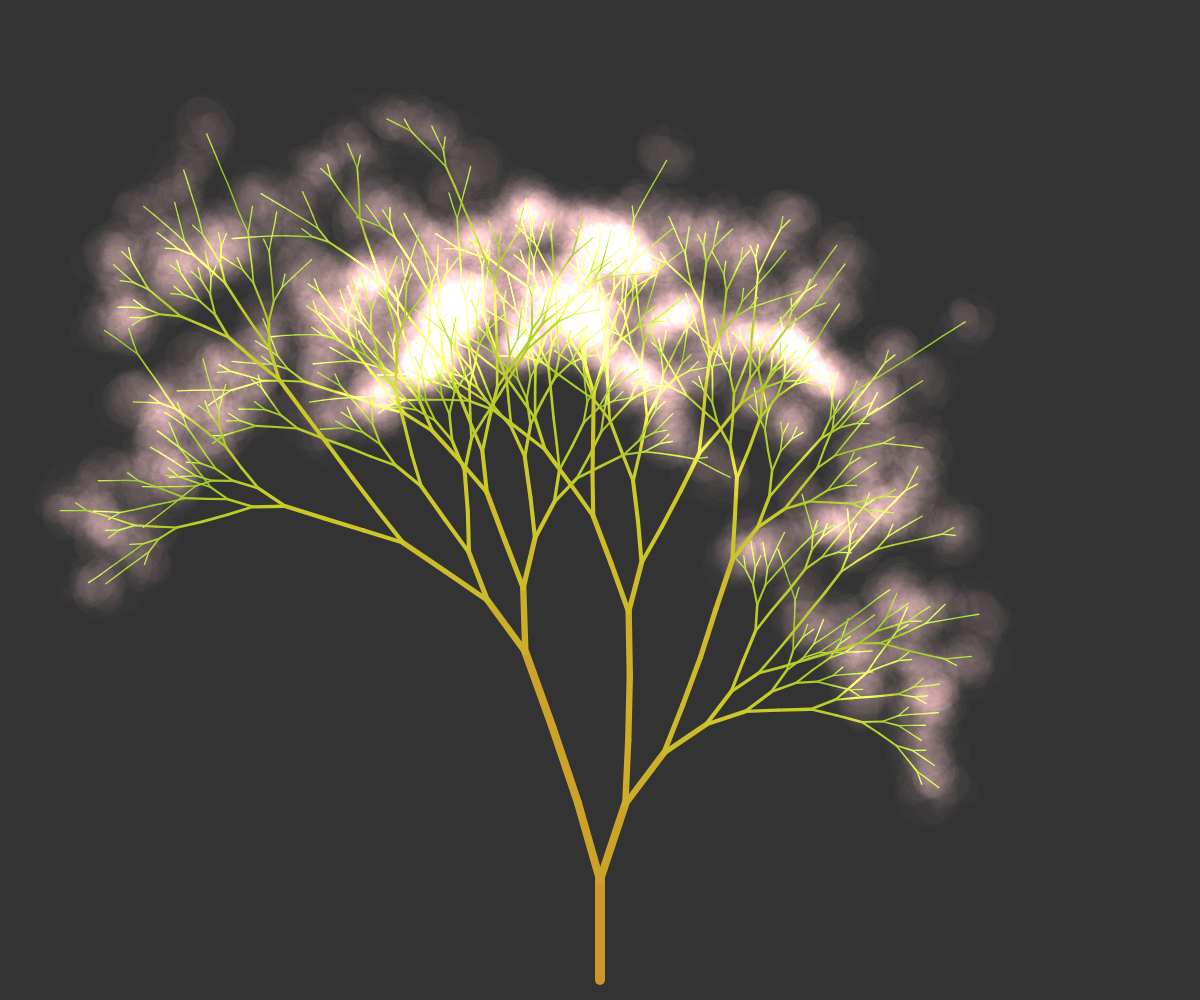
Frame 1 (no input)
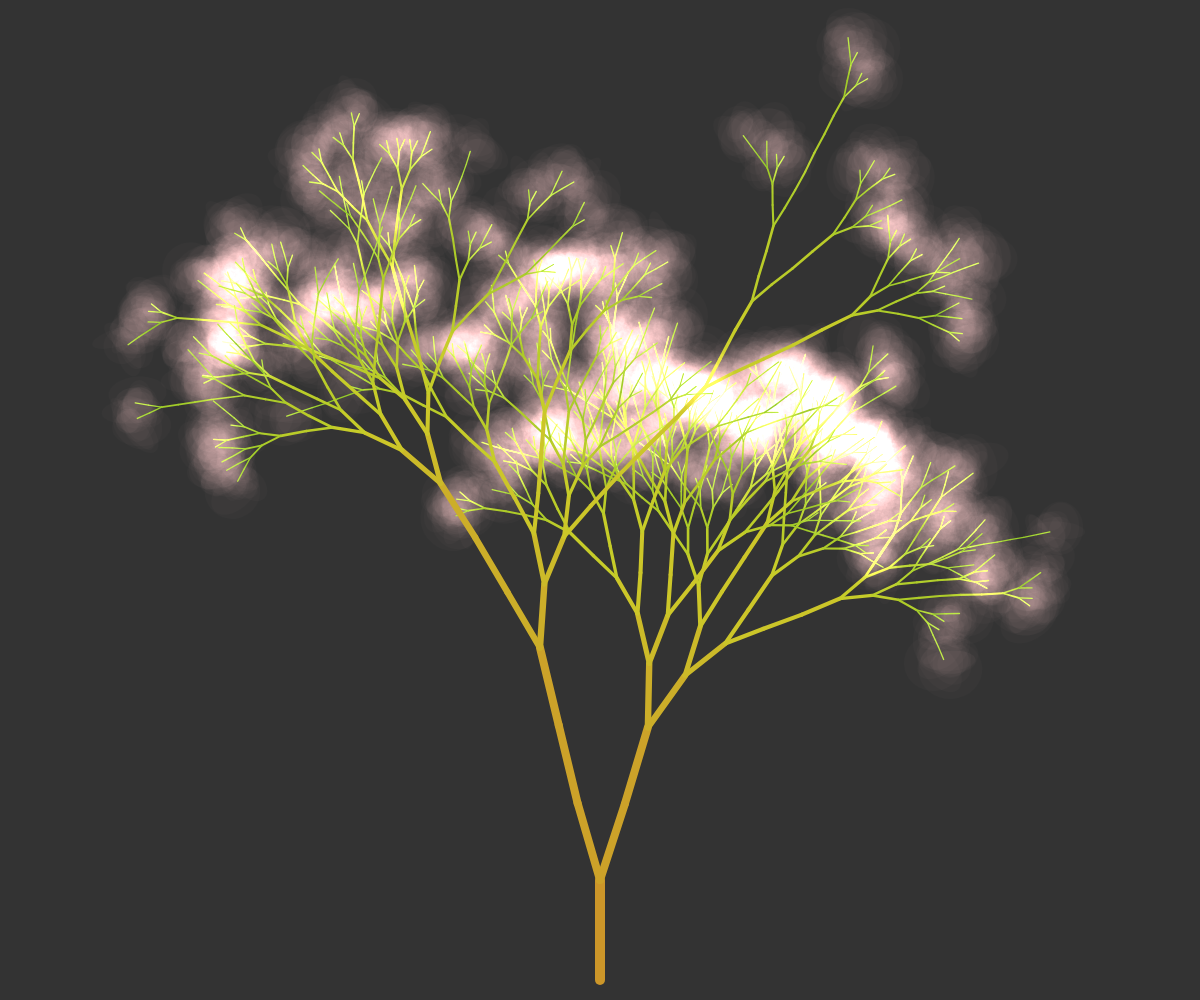
Frame 2 (the mouse pressed at the canvas centre, redrawn once)

The p5.js sketch that drew these frames (run headless with seeded random() and noise() and a simulated clock; the mouse was pressed at the canvas centre and the sketch redrawn once):

// p5.js sketch
// ── sketch.js
// Thank you -> https://editor.p5js.org/mtchl/sketches/ryyW2U5Fx

function setup(){
  createCanvas(windowWidth,windowHeight);
  colorMode(HSB,360,100,100,100);
  noLoop();
}

function draw(){
  background(0,0,20);
  strokeWeight(10);
  translate(width/2,height-20);
  branch(10);
}

function branch(level){
  if (level > 0) {
    let cur_hue=map(level,10,1,40,80); // like real tree
    stroke(cur_hue,80,80);
    line(0,0,0,-height/10); // draw a line going up
    translate(0,-height/10); // move the space upwards
    rotate(random(-0.05,0.05));  // random wiggle
    if (random(1.0) < 0.6){
      // new 2 branches
      level-=1;
      scale(0.8);  // scale down
      rotate(0.3); // rotate to the right
        push();
          branch(level);
        pop();
      rotate(-0.6); // rotate back to the left
        push();
          branch(level);
        pop();
     }else{
      // no branch (continue at the same depth)
      branch(level);
    }
  }else if(level === 0){
    // 最後に花を添える
		blendMode(ADD);
    noStroke();
    fill(340,30,100,1.5);
    ellipse(random(-100,100),random(-100,100),random(150,600),random(150,600));
    ellipse(random(-100,100),random(-100,100),random(150,600),random(150,600));
    ellipse(random(-100,100),random(-100,100),random(150,600),random(150,600));
    ellipse(random(-100,100),random(-100,100),random(150,600),random(150,600));
    ellipse(random(-100,100),random(-100,100),random(150,600),random(150,600));
  }
}

function mouseReleased(){
	clear();
  redraw();
}
